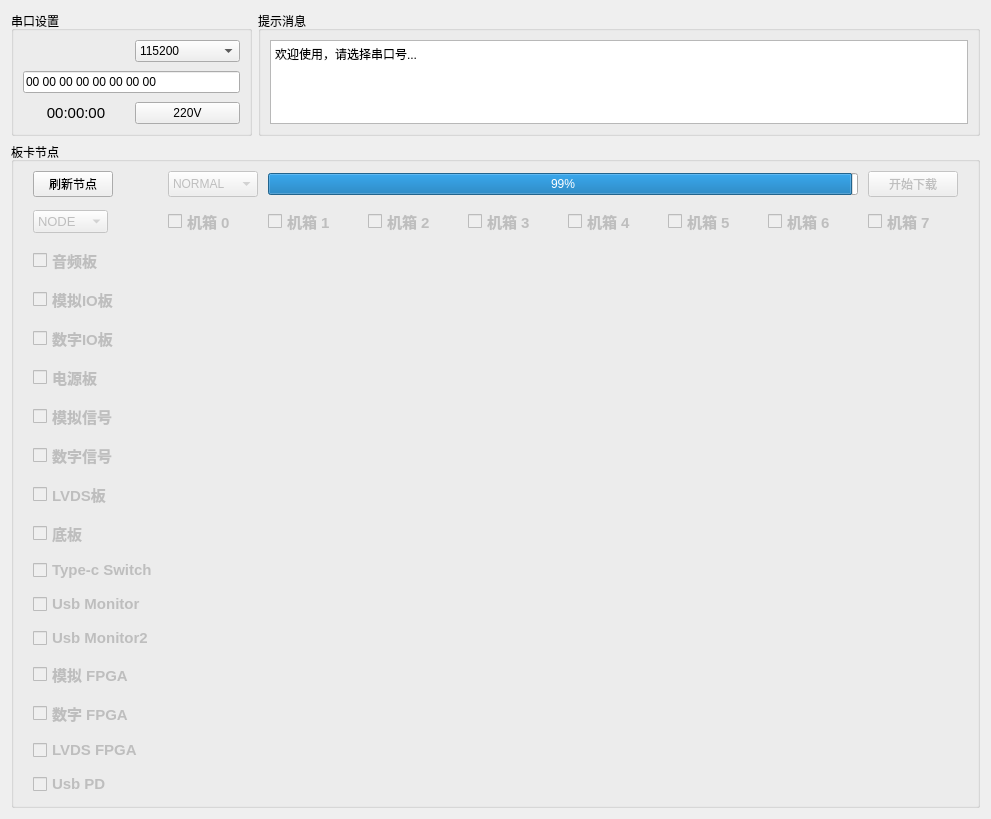
<?xml version="1.0" encoding="UTF-8"?>
<ui version="4.0">
 <class>Form</class>
 <widget class="QWidget" name="Form">
  <property name="windowModality">
   <enum>Qt::WindowModal</enum>
  </property>
  <property name="enabled">
   <bool>true</bool>
  </property>
  <property name="geometry">
   <rect>
    <x>0</x>
    <y>0</y>
    <width>991</width>
    <height>752</height>
   </rect>
  </property>
  <property name="sizePolicy">
   <sizepolicy hsizetype="Expanding" vsizetype="Expanding">
    <horstretch>5</horstretch>
    <verstretch>5</verstretch>
   </sizepolicy>
  </property>
  <property name="baseSize">
   <size>
    <width>1</width>
    <height>1</height>
   </size>
  </property>
  <property name="cursor">
   <cursorShape>ArrowCursor</cursorShape>
  </property>
  <property name="mouseTracking">
   <bool>false</bool>
  </property>
  <property name="windowTitle">
   <string>ProgramUpdate</string>
  </property>
  <layout class="QGridLayout" name="gridLayout_4">
   <item row="0" column="0">
    <layout class="QHBoxLayout" name="horizontalLayout" stretch="1,3">
     <property name="sizeConstraint">
      <enum>QLayout::SetNoConstraint</enum>
     </property>
     <item>
      <widget class="QGroupBox" name="groupBox">
       <property name="title">
        <string>串口设置</string>
       </property>
       <layout class="QGridLayout" name="gridLayout_7">
        <item row="0" column="0">
         <layout class="QGridLayout" name="gridLayout">
          <property name="verticalSpacing">
           <number>9</number>
          </property>
          <item row="1" column="0" colspan="2">
           <widget class="QLineEdit" name="lineEdit">
            <property name="text">
             <string>00 00 00 00 00 00 00 00</string>
            </property>
           </widget>
          </item>
          <item row="2" column="1">
           <widget class="QPushButton" name="ctrl_220V_button">
            <property name="palette">
             <palette>
              <active>
               <colorrole role="Light">
                <brush brushstyle="SolidPattern">
                 <color alpha="255">
                  <red>255</red>
                  <green>0</green>
                  <blue>0</blue>
                 </color>
                </brush>
               </colorrole>
              </active>
              <inactive>
               <colorrole role="Light">
                <brush brushstyle="SolidPattern">
                 <color alpha="255">
                  <red>255</red>
                  <green>0</green>
                  <blue>0</blue>
                 </color>
                </brush>
               </colorrole>
              </inactive>
              <disabled>
               <colorrole role="Light">
                <brush brushstyle="SolidPattern">
                 <color alpha="255">
                  <red>255</red>
                  <green>0</green>
                  <blue>0</blue>
                 </color>
                </brush>
               </colorrole>
              </disabled>
             </palette>
            </property>
            <property name="text">
             <string>220V</string>
            </property>
            <property name="shortcut">
             <string>F4</string>
            </property>
            <property name="checkable">
             <bool>true</bool>
            </property>
           </widget>
          </item>
          <item row="2" column="0">
           <widget class="QLabel" name="timeDisp">
            <property name="font">
             <font>
              <pointsize>11</pointsize>
             </font>
            </property>
            <property name="layoutDirection">
             <enum>Qt::LeftToRight</enum>
            </property>
            <property name="text">
             <string>00:00:00</string>
            </property>
            <property name="textFormat">
             <enum>Qt::AutoText</enum>
            </property>
            <property name="alignment">
             <set>Qt::AlignCenter</set>
            </property>
           </widget>
          </item>
          <item row="0" column="1">
           <widget class="QComboBox" name="baud_comboBox">
            <property name="enabled">
             <bool>true</bool>
            </property>
            <property name="sizePolicy">
             <sizepolicy hsizetype="Ignored" vsizetype="Minimum">
              <horstretch>0</horstretch>
              <verstretch>0</verstretch>
             </sizepolicy>
            </property>
            <property name="font">
             <font>
              <stylestrategy>PreferDefault</stylestrategy>
             </font>
            </property>
            <item>
             <property name="text">
              <string>115200</string>
             </property>
            </item>
            <item>
             <property name="text">
              <string>921600</string>
             </property>
            </item>
           </widget>
          </item>
         </layout>
        </item>
       </layout>
      </widget>
     </item>
     <item>
      <widget class="QGroupBox" name="groupBox_2">
       <property name="title">
        <string>提示消息</string>
       </property>
       <layout class="QGridLayout" name="gridLayout_6">
        <item row="0" column="0">
         <widget class="QTextBrowser" name="Msg_TextEdit">
          <property name="enabled">
           <bool>true</bool>
          </property>
          <property name="sizePolicy">
           <sizepolicy hsizetype="Expanding" vsizetype="Expanding">
            <horstretch>20</horstretch>
            <verstretch>20</verstretch>
           </sizepolicy>
          </property>
          <property name="font">
           <font>
            <family>Arial</family>
            <pointsize>11</pointsize>
           </font>
          </property>
          <property name="acceptDrops">
           <bool>true</bool>
          </property>
          <property name="readOnly">
           <bool>true</bool>
          </property>
          <property name="html">
           <string>&lt;!DOCTYPE HTML PUBLIC &quot;-//W3C//DTD HTML 4.0//EN&quot; &quot;http://www.w3.org/TR/REC-html40/strict.dtd&quot;&gt;
&lt;html&gt;&lt;head&gt;&lt;meta name=&quot;qrichtext&quot; content=&quot;1&quot; /&gt;&lt;style type=&quot;text/css&quot;&gt;
p, li { white-space: pre-wrap; }
&lt;/style&gt;&lt;/head&gt;&lt;body style=&quot; font-family:'Arial'; font-size:11pt; font-weight:400; font-style:normal;&quot;&gt;
&lt;p style=&quot; margin-top:0px; margin-bottom:0px; margin-left:0px; margin-right:0px; -qt-block-indent:0; text-indent:0px;&quot;&gt;&lt;span style=&quot; font-size:9pt;&quot;&gt;欢迎使用，请选择串口号...&lt;/span&gt;&lt;/p&gt;&lt;/body&gt;&lt;/html&gt;</string>
          </property>
         </widget>
        </item>
       </layout>
      </widget>
     </item>
    </layout>
   </item>
   <item row="1" column="0">
    <widget class="QGroupBox" name="groupBox_3">
     <property name="enabled">
      <bool>true</bool>
     </property>
     <property name="title">
      <string>板卡节点</string>
     </property>
     <layout class="QGridLayout" name="gridLayout_2">
      <item row="0" column="0">
       <layout class="QGridLayout" name="gridLayout_3" rowstretch="2,0,0,0,0,0,0,0,0,0,0,0,0,0,0,0,0" columnstretch="2,0,0,0,0,0,0,0,0">
        <property name="sizeConstraint">
         <enum>QLayout::SetDefaultConstraint</enum>
        </property>
        <property name="leftMargin">
         <number>10</number>
        </property>
        <property name="topMargin">
         <number>0</number>
        </property>
        <property name="rightMargin">
         <number>10</number>
        </property>
        <property name="bottomMargin">
         <number>0</number>
        </property>
        <property name="spacing">
         <number>10</number>
        </property>
        <item row="6" column="0">
         <widget class="QCheckBox" name="AnalogVideo_checkBox">
          <property name="enabled">
           <bool>false</bool>
          </property>
          <property name="font">
           <font>
            <pointsize>11</pointsize>
            <weight>75</weight>
            <bold>true</bold>
           </font>
          </property>
          <property name="focusPolicy">
           <enum>Qt::StrongFocus</enum>
          </property>
          <property name="layoutDirection">
           <enum>Qt::LeftToRight</enum>
          </property>
          <property name="text">
           <string>模拟信号</string>
          </property>
          <property name="checked">
           <bool>false</bool>
          </property>
          <property name="autoRepeat">
           <bool>false</bool>
          </property>
          <property name="tristate">
           <bool>false</bool>
          </property>
         </widget>
        </item>
        <item row="1" column="5">
         <widget class="QCheckBox" name="Box4_checkBox">
          <property name="enabled">
           <bool>false</bool>
          </property>
          <property name="font">
           <font>
            <pointsize>11</pointsize>
            <weight>75</weight>
            <bold>true</bold>
           </font>
          </property>
          <property name="focusPolicy">
           <enum>Qt::StrongFocus</enum>
          </property>
          <property name="layoutDirection">
           <enum>Qt::LeftToRight</enum>
          </property>
          <property name="text">
           <string>机箱 4</string>
          </property>
          <property name="checkable">
           <bool>true</bool>
          </property>
          <property name="checked">
           <bool>false</bool>
          </property>
          <property name="autoRepeat">
           <bool>false</bool>
          </property>
          <property name="tristate">
           <bool>false</bool>
          </property>
         </widget>
        </item>
        <item row="0" column="0">
         <widget class="QPushButton" name="BoardRefresh_button">
          <property name="sizePolicy">
           <sizepolicy hsizetype="Maximum" vsizetype="Maximum">
            <horstretch>0</horstretch>
            <verstretch>0</verstretch>
           </sizepolicy>
          </property>
          <property name="text">
           <string>刷新节点</string>
          </property>
          <property name="shortcut">
           <string>F5</string>
          </property>
         </widget>
        </item>
        <item row="0" column="2" colspan="6">
         <widget class="QProgressBar" name="Progress_bar">
          <property name="value">
           <number>99</number>
          </property>
         </widget>
        </item>
        <item row="1" column="3">
         <widget class="QCheckBox" name="Box2_checkBox">
          <property name="enabled">
           <bool>false</bool>
          </property>
          <property name="font">
           <font>
            <pointsize>11</pointsize>
            <weight>75</weight>
            <bold>true</bold>
           </font>
          </property>
          <property name="focusPolicy">
           <enum>Qt::StrongFocus</enum>
          </property>
          <property name="layoutDirection">
           <enum>Qt::LeftToRight</enum>
          </property>
          <property name="text">
           <string>机箱 2</string>
          </property>
          <property name="checkable">
           <bool>true</bool>
          </property>
          <property name="checked">
           <bool>false</bool>
          </property>
          <property name="autoRepeat">
           <bool>false</bool>
          </property>
          <property name="tristate">
           <bool>false</bool>
          </property>
         </widget>
        </item>
        <item row="1" column="4">
         <widget class="QCheckBox" name="Box3_checkBox">
          <property name="enabled">
           <bool>false</bool>
          </property>
          <property name="font">
           <font>
            <pointsize>11</pointsize>
            <weight>75</weight>
            <bold>true</bold>
           </font>
          </property>
          <property name="focusPolicy">
           <enum>Qt::StrongFocus</enum>
          </property>
          <property name="layoutDirection">
           <enum>Qt::LeftToRight</enum>
          </property>
          <property name="text">
           <string>机箱 3</string>
          </property>
          <property name="checkable">
           <bool>true</bool>
          </property>
          <property name="checked">
           <bool>false</bool>
          </property>
          <property name="autoRepeat">
           <bool>false</bool>
          </property>
          <property name="tristate">
           <bool>false</bool>
          </property>
         </widget>
        </item>
        <item row="0" column="1">
         <widget class="QComboBox" name="Lvds_comboBox">
          <property name="enabled">
           <bool>false</bool>
          </property>
          <property name="sizePolicy">
           <sizepolicy hsizetype="Ignored" vsizetype="Minimum">
            <horstretch>0</horstretch>
            <verstretch>0</verstretch>
           </sizepolicy>
          </property>
          <property name="font">
           <font>
            <stylestrategy>PreferDefault</stylestrategy>
           </font>
          </property>
          <item>
           <property name="text">
            <string>NORMAL</string>
           </property>
          </item>
          <item>
           <property name="text">
            <string>LVDS</string>
           </property>
          </item>
          <item>
           <property name="text">
            <string>N10</string>
           </property>
          </item>
          <item>
           <property name="text">
            <string>N86_1</string>
           </property>
          </item>
          <item>
           <property name="text">
            <string>N81</string>
           </property>
          </item>
          <item>
           <property name="text">
            <string>PT320</string>
           </property>
          </item>
          <item>
           <property name="text">
            <string>N86_2</string>
           </property>
          </item>
          <item>
           <property name="text">
            <string>PT320_2</string>
           </property>
          </item>
          <item>
           <property name="text">
            <string>EXT_2</string>
           </property>
          </item>
          <item>
           <property name="text">
            <string>Bootloader</string>
           </property>
          </item>
         </widget>
        </item>
        <item row="1" column="8">
         <widget class="QCheckBox" name="Box7_checkBox">
          <property name="enabled">
           <bool>false</bool>
          </property>
          <property name="font">
           <font>
            <pointsize>11</pointsize>
            <weight>75</weight>
            <bold>true</bold>
           </font>
          </property>
          <property name="focusPolicy">
           <enum>Qt::StrongFocus</enum>
          </property>
          <property name="layoutDirection">
           <enum>Qt::LeftToRight</enum>
          </property>
          <property name="text">
           <string>机箱 7</string>
          </property>
          <property name="checkable">
           <bool>true</bool>
          </property>
          <property name="checked">
           <bool>false</bool>
          </property>
          <property name="autoRepeat">
           <bool>false</bool>
          </property>
          <property name="tristate">
           <bool>false</bool>
          </property>
         </widget>
        </item>
        <item row="2" column="0">
         <widget class="QCheckBox" name="Audio_checkBox">
          <property name="enabled">
           <bool>false</bool>
          </property>
          <property name="font">
           <font>
            <pointsize>11</pointsize>
            <weight>75</weight>
            <bold>true</bold>
           </font>
          </property>
          <property name="focusPolicy">
           <enum>Qt::StrongFocus</enum>
          </property>
          <property name="layoutDirection">
           <enum>Qt::LeftToRight</enum>
          </property>
          <property name="text">
           <string>音频板</string>
          </property>
          <property name="checked">
           <bool>false</bool>
          </property>
          <property name="autoRepeat">
           <bool>false</bool>
          </property>
          <property name="tristate">
           <bool>false</bool>
          </property>
         </widget>
        </item>
        <item row="3" column="0">
         <widget class="QCheckBox" name="AnalogIO_checkBox">
          <property name="enabled">
           <bool>false</bool>
          </property>
          <property name="font">
           <font>
            <pointsize>11</pointsize>
            <weight>75</weight>
            <bold>true</bold>
           </font>
          </property>
          <property name="focusPolicy">
           <enum>Qt::StrongFocus</enum>
          </property>
          <property name="layoutDirection">
           <enum>Qt::LeftToRight</enum>
          </property>
          <property name="text">
           <string>模拟IO板</string>
          </property>
          <property name="checked">
           <bool>false</bool>
          </property>
          <property name="autoRepeat">
           <bool>false</bool>
          </property>
          <property name="tristate">
           <bool>false</bool>
          </property>
         </widget>
        </item>
        <item row="1" column="0">
         <widget class="QComboBox" name="downloadMode_comboBox">
          <property name="enabled">
           <bool>false</bool>
          </property>
          <property name="sizePolicy">
           <sizepolicy hsizetype="Fixed" vsizetype="Fixed">
            <horstretch>0</horstretch>
            <verstretch>0</verstretch>
           </sizepolicy>
          </property>
          <property name="font">
           <font>
            <pointsize>10</pointsize>
           </font>
          </property>
          <property name="focusPolicy">
           <enum>Qt::WheelFocus</enum>
          </property>
          <property name="contextMenuPolicy">
           <enum>Qt::CustomContextMenu</enum>
          </property>
          <property name="layoutDirection">
           <enum>Qt::LeftToRight</enum>
          </property>
          <property name="currentText">
           <string>NODE</string>
          </property>
          <property name="frame">
           <bool>true</bool>
          </property>
          <item>
           <property name="text">
            <string>NODE</string>
           </property>
          </item>
          <item>
           <property name="text">
            <string>BOARD</string>
           </property>
          </item>
          <item>
           <property name="text">
            <string>BOX</string>
           </property>
          </item>
          <item>
           <property name="text">
            <string>ALL</string>
           </property>
          </item>
         </widget>
        </item>
        <item row="1" column="2">
         <widget class="QCheckBox" name="Box1_checkBox">
          <property name="enabled">
           <bool>false</bool>
          </property>
          <property name="font">
           <font>
            <pointsize>11</pointsize>
            <weight>75</weight>
            <bold>true</bold>
           </font>
          </property>
          <property name="focusPolicy">
           <enum>Qt::StrongFocus</enum>
          </property>
          <property name="layoutDirection">
           <enum>Qt::LeftToRight</enum>
          </property>
          <property name="text">
           <string>机箱 1</string>
          </property>
          <property name="checkable">
           <bool>true</bool>
          </property>
          <property name="checked">
           <bool>false</bool>
          </property>
          <property name="autoRepeat">
           <bool>false</bool>
          </property>
          <property name="tristate">
           <bool>false</bool>
          </property>
         </widget>
        </item>
        <item row="1" column="6">
         <widget class="QCheckBox" name="Box5_checkBox">
          <property name="enabled">
           <bool>false</bool>
          </property>
          <property name="font">
           <font>
            <pointsize>11</pointsize>
            <weight>75</weight>
            <bold>true</bold>
           </font>
          </property>
          <property name="focusPolicy">
           <enum>Qt::StrongFocus</enum>
          </property>
          <property name="layoutDirection">
           <enum>Qt::LeftToRight</enum>
          </property>
          <property name="text">
           <string>机箱 5</string>
          </property>
          <property name="checkable">
           <bool>true</bool>
          </property>
          <property name="checked">
           <bool>false</bool>
          </property>
          <property name="autoRepeat">
           <bool>false</bool>
          </property>
          <property name="tristate">
           <bool>false</bool>
          </property>
         </widget>
        </item>
        <item row="0" column="8">
         <widget class="QPushButton" name="download_button">
          <property name="enabled">
           <bool>false</bool>
          </property>
          <property name="toolTip">
           <string/>
          </property>
          <property name="text">
           <string>开始下载</string>
          </property>
          <property name="shortcut">
           <string>F8</string>
          </property>
         </widget>
        </item>
        <item row="1" column="7">
         <widget class="QCheckBox" name="Box6_checkBox">
          <property name="enabled">
           <bool>false</bool>
          </property>
          <property name="font">
           <font>
            <pointsize>11</pointsize>
            <weight>75</weight>
            <bold>true</bold>
           </font>
          </property>
          <property name="focusPolicy">
           <enum>Qt::StrongFocus</enum>
          </property>
          <property name="layoutDirection">
           <enum>Qt::LeftToRight</enum>
          </property>
          <property name="text">
           <string>机箱 6</string>
          </property>
          <property name="checkable">
           <bool>true</bool>
          </property>
          <property name="checked">
           <bool>false</bool>
          </property>
          <property name="autoRepeat">
           <bool>false</bool>
          </property>
          <property name="tristate">
           <bool>false</bool>
          </property>
         </widget>
        </item>
        <item row="1" column="1">
         <widget class="QCheckBox" name="Box0_checkBox">
          <property name="enabled">
           <bool>false</bool>
          </property>
          <property name="font">
           <font>
            <pointsize>11</pointsize>
            <weight>75</weight>
            <bold>true</bold>
            <kerning>true</kerning>
           </font>
          </property>
          <property name="focusPolicy">
           <enum>Qt::StrongFocus</enum>
          </property>
          <property name="layoutDirection">
           <enum>Qt::LeftToRight</enum>
          </property>
          <property name="text">
           <string>机箱 0</string>
          </property>
          <property name="checkable">
           <bool>true</bool>
          </property>
          <property name="checked">
           <bool>false</bool>
          </property>
          <property name="autoRepeat">
           <bool>false</bool>
          </property>
          <property name="tristate">
           <bool>false</bool>
          </property>
         </widget>
        </item>
        <item row="4" column="0">
         <widget class="QCheckBox" name="DigitalIO_checkBox">
          <property name="enabled">
           <bool>false</bool>
          </property>
          <property name="font">
           <font>
            <pointsize>11</pointsize>
            <weight>75</weight>
            <bold>true</bold>
           </font>
          </property>
          <property name="focusPolicy">
           <enum>Qt::StrongFocus</enum>
          </property>
          <property name="layoutDirection">
           <enum>Qt::LeftToRight</enum>
          </property>
          <property name="text">
           <string>数字IO板</string>
          </property>
          <property name="checked">
           <bool>false</bool>
          </property>
          <property name="autoRepeat">
           <bool>false</bool>
          </property>
          <property name="tristate">
           <bool>false</bool>
          </property>
         </widget>
        </item>
        <item row="5" column="0">
         <widget class="QCheckBox" name="PScontrol_checkBox">
          <property name="enabled">
           <bool>false</bool>
          </property>
          <property name="font">
           <font>
            <pointsize>11</pointsize>
            <weight>75</weight>
            <bold>true</bold>
           </font>
          </property>
          <property name="focusPolicy">
           <enum>Qt::StrongFocus</enum>
          </property>
          <property name="layoutDirection">
           <enum>Qt::LeftToRight</enum>
          </property>
          <property name="text">
           <string>电源板</string>
          </property>
          <property name="checked">
           <bool>false</bool>
          </property>
          <property name="autoRepeat">
           <bool>false</bool>
          </property>
          <property name="tristate">
           <bool>false</bool>
          </property>
         </widget>
        </item>
        <item row="8" column="0">
         <widget class="QCheckBox" name="LVDS_checkBox">
          <property name="enabled">
           <bool>false</bool>
          </property>
          <property name="font">
           <font>
            <pointsize>11</pointsize>
            <weight>75</weight>
            <bold>true</bold>
           </font>
          </property>
          <property name="focusPolicy">
           <enum>Qt::StrongFocus</enum>
          </property>
          <property name="layoutDirection">
           <enum>Qt::LeftToRight</enum>
          </property>
          <property name="text">
           <string>LVDS板</string>
          </property>
          <property name="checked">
           <bool>false</bool>
          </property>
          <property name="autoRepeat">
           <bool>false</bool>
          </property>
          <property name="tristate">
           <bool>false</bool>
          </property>
         </widget>
        </item>
        <item row="13" column="0">
         <widget class="QCheckBox" name="AnalogFpga_checkBox">
          <property name="enabled">
           <bool>false</bool>
          </property>
          <property name="font">
           <font>
            <pointsize>11</pointsize>
            <weight>75</weight>
            <bold>true</bold>
           </font>
          </property>
          <property name="focusPolicy">
           <enum>Qt::StrongFocus</enum>
          </property>
          <property name="layoutDirection">
           <enum>Qt::LeftToRight</enum>
          </property>
          <property name="text">
           <string>模拟 FPGA</string>
          </property>
          <property name="checked">
           <bool>false</bool>
          </property>
          <property name="autoRepeat">
           <bool>false</bool>
          </property>
          <property name="tristate">
           <bool>false</bool>
          </property>
         </widget>
        </item>
        <item row="14" column="0">
         <widget class="QCheckBox" name="DigitalFpga_checkBox">
          <property name="enabled">
           <bool>false</bool>
          </property>
          <property name="font">
           <font>
            <pointsize>11</pointsize>
            <weight>75</weight>
            <bold>true</bold>
           </font>
          </property>
          <property name="focusPolicy">
           <enum>Qt::StrongFocus</enum>
          </property>
          <property name="layoutDirection">
           <enum>Qt::LeftToRight</enum>
          </property>
          <property name="text">
           <string>数字 FPGA</string>
          </property>
          <property name="checked">
           <bool>false</bool>
          </property>
          <property name="autoRepeat">
           <bool>false</bool>
          </property>
          <property name="tristate">
           <bool>false</bool>
          </property>
         </widget>
        </item>
        <item row="15" column="0">
         <widget class="QCheckBox" name="LvdsFpga_checkBox">
          <property name="enabled">
           <bool>false</bool>
          </property>
          <property name="font">
           <font>
            <pointsize>11</pointsize>
            <weight>75</weight>
            <bold>true</bold>
           </font>
          </property>
          <property name="focusPolicy">
           <enum>Qt::StrongFocus</enum>
          </property>
          <property name="layoutDirection">
           <enum>Qt::LeftToRight</enum>
          </property>
          <property name="text">
           <string>LVDS FPGA</string>
          </property>
          <property name="checked">
           <bool>false</bool>
          </property>
          <property name="autoRepeat">
           <bool>false</bool>
          </property>
          <property name="tristate">
           <bool>false</bool>
          </property>
         </widget>
        </item>
        <item row="10" column="0">
         <widget class="QCheckBox" name="TypecSwitch_checkBox">
          <property name="enabled">
           <bool>false</bool>
          </property>
          <property name="font">
           <font>
            <pointsize>11</pointsize>
            <weight>75</weight>
            <bold>true</bold>
           </font>
          </property>
          <property name="focusPolicy">
           <enum>Qt::StrongFocus</enum>
          </property>
          <property name="layoutDirection">
           <enum>Qt::LeftToRight</enum>
          </property>
          <property name="text">
           <string>Type-c Switch</string>
          </property>
          <property name="checked">
           <bool>false</bool>
          </property>
          <property name="autoRepeat">
           <bool>false</bool>
          </property>
          <property name="tristate">
           <bool>false</bool>
          </property>
         </widget>
        </item>
        <item row="9" column="0">
         <widget class="QCheckBox" name="PcieBase_checkBox">
          <property name="enabled">
           <bool>false</bool>
          </property>
          <property name="font">
           <font>
            <pointsize>11</pointsize>
            <weight>75</weight>
            <bold>true</bold>
           </font>
          </property>
          <property name="focusPolicy">
           <enum>Qt::StrongFocus</enum>
          </property>
          <property name="layoutDirection">
           <enum>Qt::LeftToRight</enum>
          </property>
          <property name="text">
           <string>底板</string>
          </property>
          <property name="checked">
           <bool>false</bool>
          </property>
          <property name="autoRepeat">
           <bool>false</bool>
          </property>
          <property name="tristate">
           <bool>false</bool>
          </property>
         </widget>
        </item>
        <item row="11" column="0">
         <widget class="QCheckBox" name="UsbMonitor_checkBox">
          <property name="enabled">
           <bool>false</bool>
          </property>
          <property name="font">
           <font>
            <pointsize>11</pointsize>
            <weight>75</weight>
            <bold>true</bold>
           </font>
          </property>
          <property name="focusPolicy">
           <enum>Qt::StrongFocus</enum>
          </property>
          <property name="layoutDirection">
           <enum>Qt::LeftToRight</enum>
          </property>
          <property name="text">
           <string>Usb Monitor</string>
          </property>
          <property name="checked">
           <bool>false</bool>
          </property>
          <property name="autoRepeat">
           <bool>false</bool>
          </property>
          <property name="tristate">
           <bool>false</bool>
          </property>
         </widget>
        </item>
        <item row="7" column="0">
         <widget class="QCheckBox" name="DigitalVideo_checkBox">
          <property name="enabled">
           <bool>false</bool>
          </property>
          <property name="font">
           <font>
            <pointsize>11</pointsize>
            <weight>75</weight>
            <bold>true</bold>
           </font>
          </property>
          <property name="focusPolicy">
           <enum>Qt::StrongFocus</enum>
          </property>
          <property name="layoutDirection">
           <enum>Qt::LeftToRight</enum>
          </property>
          <property name="text">
           <string>数字信号</string>
          </property>
          <property name="checked">
           <bool>false</bool>
          </property>
          <property name="autoRepeat">
           <bool>false</bool>
          </property>
          <property name="tristate">
           <bool>false</bool>
          </property>
         </widget>
        </item>
        <item row="16" column="0">
         <widget class="QCheckBox" name="Usb_PD_checkBox">
          <property name="enabled">
           <bool>false</bool>
          </property>
          <property name="font">
           <font>
            <pointsize>11</pointsize>
            <weight>75</weight>
            <bold>true</bold>
           </font>
          </property>
          <property name="focusPolicy">
           <enum>Qt::StrongFocus</enum>
          </property>
          <property name="layoutDirection">
           <enum>Qt::LeftToRight</enum>
          </property>
          <property name="text">
           <string>Usb PD</string>
          </property>
          <property name="checked">
           <bool>false</bool>
          </property>
          <property name="autoRepeat">
           <bool>false</bool>
          </property>
          <property name="tristate">
           <bool>false</bool>
          </property>
         </widget>
        </item>
        <item row="12" column="0">
         <widget class="QCheckBox" name="UsbMonitor2_checkBox">
          <property name="enabled">
           <bool>false</bool>
          </property>
          <property name="font">
           <font>
            <pointsize>11</pointsize>
            <weight>75</weight>
            <bold>true</bold>
           </font>
          </property>
          <property name="focusPolicy">
           <enum>Qt::StrongFocus</enum>
          </property>
          <property name="layoutDirection">
           <enum>Qt::LeftToRight</enum>
          </property>
          <property name="text">
           <string>Usb Monitor2</string>
          </property>
          <property name="checked">
           <bool>false</bool>
          </property>
          <property name="autoRepeat">
           <bool>false</bool>
          </property>
          <property name="tristate">
           <bool>false</bool>
          </property>
         </widget>
        </item>
       </layout>
      </item>
     </layout>
    </widget>
   </item>
  </layout>
 </widget>
 <resources/>
 <connections/>
</ui>
